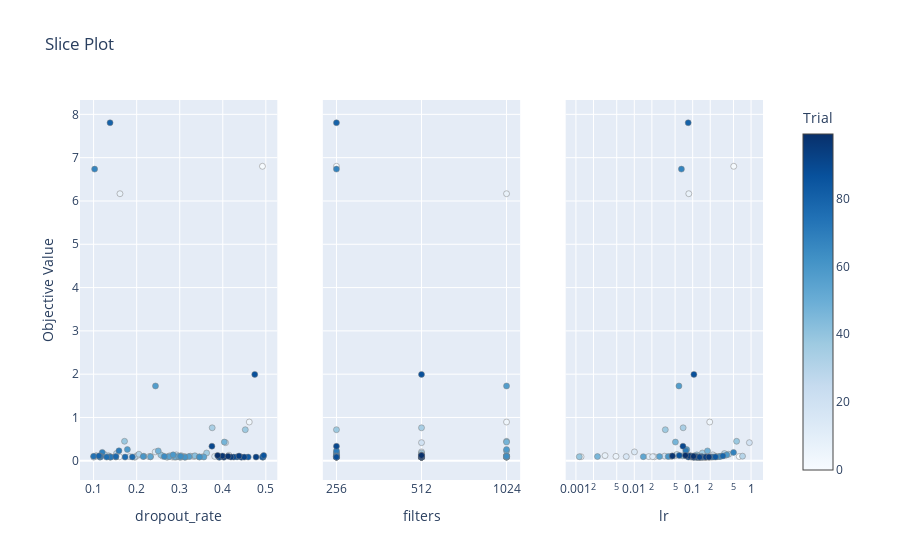

Notebook code for this chart:
### Code cell
optuna.visualization.plot_slice(study, params=['lr', 'dropout_rate', 'filters'])
